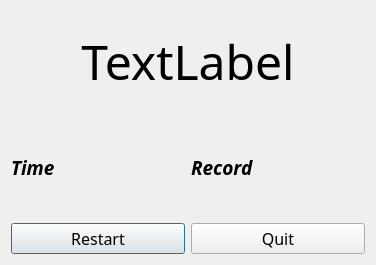
<?xml version="1.0" encoding="UTF-8"?>
<ui version="4.0">
 <class>Dialog</class>
 <widget class="QDialog" name="Dialog">
  <property name="geometry">
   <rect>
    <x>0</x>
    <y>0</y>
    <width>376</width>
    <height>265</height>
   </rect>
  </property>
  <property name="windowTitle">
   <string>Dialog</string>
  </property>
  <layout class="QVBoxLayout" name="verticalLayout_2">
   <item>
    <layout class="QVBoxLayout" name="verticalLayout">
     <item>
      <widget class="QLabel" name="label">
       <property name="font">
        <font>
         <family>Adobe Devanagari</family>
         <pointsize>36</pointsize>
         <italic>false</italic>
        </font>
       </property>
       <property name="text">
        <string>TextLabel</string>
       </property>
       <property name="textFormat">
        <enum>Qt::AutoText</enum>
       </property>
       <property name="alignment">
        <set>Qt::AlignCenter</set>
       </property>
      </widget>
     </item>
     <item>
      <layout class="QHBoxLayout" name="horizontalLayout_2">
       <item>
        <widget class="QLabel" name="Time">
         <property name="font">
          <font>
           <family>Adobe Devanagari</family>
           <pointsize>14</pointsize>
           <weight>75</weight>
           <italic>true</italic>
           <bold>true</bold>
          </font>
         </property>
         <property name="text">
          <string>Time</string>
         </property>
        </widget>
       </item>
       <item>
        <widget class="QLabel" name="Record">
         <property name="font">
          <font>
           <family>Adobe Devanagari</family>
           <pointsize>14</pointsize>
           <weight>75</weight>
           <italic>true</italic>
           <bold>true</bold>
          </font>
         </property>
         <property name="text">
          <string>Record</string>
         </property>
        </widget>
       </item>
      </layout>
     </item>
    </layout>
   </item>
   <item>
    <layout class="QHBoxLayout" name="horizontalLayout">
     <item>
      <widget class="QPushButton" name="Restart">
       <property name="font">
        <font>
         <family>Adobe Devanagari</family>
         <pointsize>12</pointsize>
        </font>
       </property>
       <property name="text">
        <string>Restart</string>
       </property>
      </widget>
     </item>
     <item>
      <widget class="QPushButton" name="Quit">
       <property name="font">
        <font>
         <family>Adobe Devanagari</family>
         <pointsize>12</pointsize>
        </font>
       </property>
       <property name="text">
        <string>Quit</string>
       </property>
      </widget>
     </item>
    </layout>
   </item>
  </layout>
 </widget>
 <resources/>
 <connections/>
</ui>
